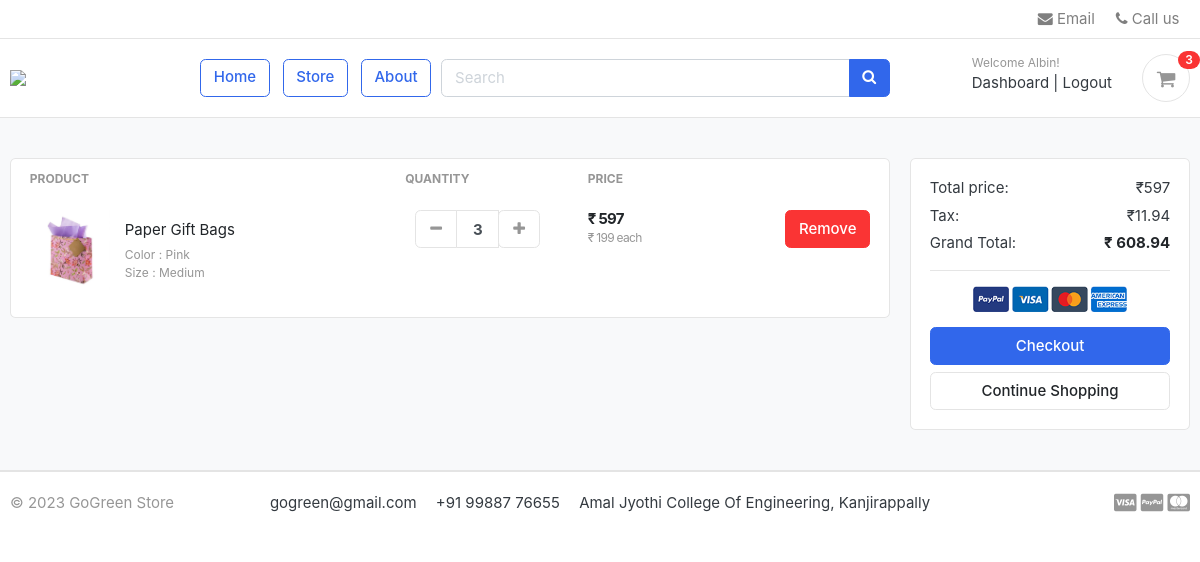
The page /cart/ (signed in) on the database its author committed.
### accounts/models.py (models this page shows, shortened)
class Account(PermissionsMixin,AbstractBaseUser):
    first_name = models.CharField(max_length=50)
    last_name = models.CharField(max_length=50)
    username = models.CharField(max_length=50, unique=True)
    email = models.EmailField(max_length=50, unique=True)
    phone_number = models.CharField(max_length=50)
    date_joined = models.DateTimeField(auto_now_add=True)
    last_login = models.DateTimeField(auto_now_add=True)
    is_admin = models.BooleanField(default=False)
    is_staff = models.BooleanField(default=False)
    is_seller = models.BooleanField(default=False)
    is_active = models.BooleanField(default=False)
    is_superadmin = models.BooleanField(default=False)
    is_superuser = models.BooleanField(default=False)
    USERNAME_FIELD = 'email'
    REQUIRED_FIELDS = ['username', 'first_name', 'last_name']
    objects = MyAccountManager()

### carts/models.py (models this page shows, shortened)
class CartItem(models.Model):
    user = models.ForeignKey(Account, on_delete=models.CASCADE, null=True)
    product = models.ForeignKey(Product, on_delete=models.CASCADE)
    variations = models.ManyToManyField(Variation, blank=True)
    cart = models.ForeignKey(Cart, on_delete=models.CASCADE, null=True)
    quantity = models.IntegerField()
    is_active = models.BooleanField(default=True)
    def sub_total(self):
        return self.product.price * self.quantity

### store/models.py (models this page shows, shortened)
class Product(models.Model):
    product_name    = models.CharField(max_length=200, unique=True)
    slug            = models.SlugField(max_length=200, unique=True,null=True)
    description     = models.TextField(max_length=500, blank=True)
    price           = models.IntegerField()
    images          = models.ImageField(upload_to='photos/products')
    stock           = models.IntegerField()
    is_available    = models.BooleanField(default=True)
    category        = models.ForeignKey(Category, on_delete=models.CASCADE)
    created_date    = models.DateTimeField(auto_now_add=True)
    modified_date   = models.DateTimeField(auto_now=True)
    seller_id = models.IntegerField(blank=True,null=True)
    def get_url(self):
        return reverse('product_detail', args=[self.category.slug, self.slug])

class Variation(models.Model):
    product = models.ForeignKey(Product, on_delete=models.CASCADE)
    variation_category = models.CharField(max_length=100, choices=variation_category_choice)
    variation_value     = models.CharField(max_length=100)
    is_active           = models.BooleanField(default=True)
    created_date        = models.DateTimeField(auto_now=True)
    objects = VariationManager()

### carts/views.py (the view)
# urls.py: path('cart/', include('carts.urls')),
def cart(request, total=0, quantity=0, cart_items=None):
    auto_search = Product.objects.all()
    try:
        tax = 0
        grand_total = 0
        if request.user.is_authenticated:
            cart_items = CartItem.objects.filter(user=request.user, is_active=True)
        else:
            cart = Cart.objects.get(cart_id=_cart_id(request))
            cart_items = CartItem.objects.filter(cart=cart, is_active=True)
        for cart_item in cart_items:
            total += (cart_item.product.price * cart_item.quantity)
            quantity += cart_item.quantity
        tax = (2 * total) / 100
        grand_total = total + tax
    except ObjectDoesNotExist:
        pass  # just ignore
    context = {'total': total, 'quantity': quantity, 'cart_items': cart_items, 'tax': tax, 'grand_total': grand_total,
               'auto_search': auto_search}
    return render(request, 'store/cart.html', context)

### carts/context_processors.py (called while the page is built)
def counter(request):
    cart_count = 0
    if 'admin' in request.path:
        return {}
    else:
        try:
            cart = Cart.objects.filter(cart_id=_cart_id(request))
            if request.user.is_authenticated:
                cart_items = CartItem.objects.all().filter(user=request.user)
            else:
                cart_items = CartItem.objects.all().filter(cart=cart[:1])
            for cart_item in cart_items:
                cart_count += cart_item.quantity
        except Cart.DoesNotExist:
            cart_count = 0
    return dict(cart_count=cart_count)

### carts/views.py (called while the page is built)
def _cart_id(request):
    cart = request.session.session_key
    if not cart:
        cart = request.session.create()
    return cart

### category/context_processors.py (called while the page is built)
def menu_links(request):
    links = Category.objects.all()
    return dict(links=links)

### templates/store/cart.html (shortened to what this page needs)
{% extends 'base.html' %}
{% load static %}
{% block content %}
    <section class="section-content padding-y bg">
<div class="container">
{% if not cart_items %}
<h2 class="text-center">Your Shopping Cart is Empty</h2>
	<br>
	<div class="text-center">
		<a href="{% url 'store' %}" class="btn btn-primary">Continue Shopping</a>
	</div>
{% else %}
<div class="row">
	<aside class="col-lg-9">
<div class="card">
<table class="table table-borderless table-shopping-cart">
<thead class="text-muted">
<tr class="small text-uppercase">
  <th scope="col">Product</th>
  <th scope="col" width="120">Quantity</th>
  <th scope="col" width="120">Price</th>
  <th scope="col" class="text-right" width="200"> </th>
</tr>
</thead>
<tbody>
{% for cart_item in cart_items %}
<tr>
	<td>
		<figure class="itemside align-items-center">
			<div class="aside"><img src="{{ cart_item.product.images.url }}" class="img-sm"></div>
			<figcaption class="info">
				<a href="{{ cart_item.product.get_url }}" class="title text-dark">{{ cart_item.product.product_name }}</a>
				<p class="text-muted small">
                    {% if cart_item.variations.all %}
						{% for item in cart_item.variations.all %}
							{{ item.variation_category | capfirst }} : {{ item.variation_value | capfirst }} <br>
						{% endfor %}
					{% endif %}
                </p>
			</figcaption>
		</figure>
	</td>
	<td>
        <div class="col">
            <div class="input-group input-spinner">
                <div class="input-group-prepend">
                    <a href="{% url 'remove_cart' cart_item.product.id cart_item.id %}" class="btn btn-light" type="button">
                        <i class="fa fa-minus"></i>
                    </a>
                </div>
                <input type="text" class="form-control" value="{{ cart_item.quantity }}" id="quantity-input">
                <div class="input-group-append">
                    {% if cart_item.product.stock > cart_item.quantity %}
                        <form action="{% url 'add_cart' cart_item.product.id %}" method="POST">
                            <button class="btn btn-light" type="submit" id="button-minus">
                                <i class="fa fa-plus"></i>
                            </button>
                        </form>
                    {% endif %}
                </div>
            </div>
        </div>
	<td>
		<div class="price-wrap">
			<var class="price">₹ {{ cart_item.sub_total }}</var>
			<small class="text-muted"> ₹ {{ cart_item.product.price }} each </small>
		</div>
	</td>
	<td class="text-right">
	<a href="{% url 'remove_cart_item' cart_item.product.id cart_item.id %}" onclick="return confirm('Are you sure to remove cartt item?')" class="btn btn-danger"> Remove</a>
	</td>
</tr>
{% endfor %}
</tbody>
</table>
</div>
	</aside>
	<aside class="col-lg-3">
		<div class="card">
		<div class="card-body">
			<dl class="dlist-align">
			  <dt>Total price:</dt>
			  <dd class="text-right">₹{{ total }}</dd>
			</dl>
			<dl class="dlist-align">
			  <dt>Tax:</dt>
			  <dd class="text-right"> ₹{{ tax }}</dd>
			</dl>
			<dl class="dlist-align">
			  <dt>Grand Total:</dt>
			  <dd class="text-right text-dark b"><strong>₹ {{ grand_total }}</strong></dd>
			</dl>
			<hr>
			<p class="text-center mb-3">
				<img src="{% static './images/misc/payments.png' %}" height="26">
			</p>
			<a href="{% url 'checkout' %}" class="btn btn-primary btn-block"> Checkout </a>
			<a href="{% url 'store' %}" class="btn btn-light btn-block">Continue Shopping</a>
		</div>
		</div>
</aside>
</div>
{% endif %}
</div>
</section>
{% endblock %}

### templates/includes/navbar.html (shortened to what this page needs)
{% load static %}
<header class="section-header">
    <nav class="navbar p-md-0 navbar-expand-sm navbar-light border-bottom">
        <div class="container">
            <div class="collapse navbar-collapse" id="navbarTop4">
                <ul class="navbar-nav">
                    <li><a href="mailto:projectag28@gmail.com" class="nav-link"> <i class="fa fa-envelope"></i> Email
                    </a></li>
                    <li><a href="tel:+918592075669" class="nav-link"> <i class="fa fa-phone"></i> Call us </a></li>
                </ul>
            </div>
        </div>
    </nav>
    <section class="header-main border-bottom">
        <div class="container">
            <div class="row align-items-center">
                <div class="col-lg-2 col-md-3 col-6">
                    <a href="{% url 'home' %}" class="brand-wrap">
                        <img class="logo" src="{% static './images/logo11.png' %}">
                    </a>
                </div>
                <a href="{% url 'home' %}" class="btn btn-outline-primary">Home</a>
                <a href="{% url 'store' %}" class="btn btn-outline-primary">Store</a>
                <a href="{% url 'about' %}" class="btn btn-outline-primary">About</a>
                 <div class="col-lg  col-md-6 col-sm-12 col">
                    <form action="{% url 'search' %}" class="search" method='GET'>
                        <div class="input-group w-70">
                            <input type="text" class="form-control" style="width:60%;" placeholder="Search"
                                   name="keyword" id="tags" required>
                            <div class="input-group-append">
                                <button class="btn btn-primary" type="submit">
                                    <i class="fa fa-search"></i>
                                </button>
                            </div>
                        </div>
                    </form>
                </div>
                <div class="col-lg-3 col-sm-6 col-8 order-2 order-lg-3">
                    <div class="d-flex justify-content-end mb-3 mb-lg-0">
                        {% if user.id is None %}
                            <div class="widget-header">
                                <small class="title text-muted">Welcome guest!</small>
                                <div>
                                    <a href="{% url 'login' %}">Sign in</a> <span class="dark-transp"> | </span>
                                    <a href="{% url 'register' %}"> Register</a>
                                </div>
                            </div>
                        {% else %}
                            <div class="widget-header">
                                <small class="title text-muted">Welcome {{ user.first_name }}!</small>
                                <div>
                                    <a href="{% url 'dashboard' %}">Dashboard</a> <span class="dark-transp"> | </span>
                                    <a href="{% url 'logout' %}"> Logout</a>
                                </div>
                            </div>
                        {% endif %}
                        <a href="{% url 'cart' %}" class="widget-header pl-3 ml-3">
                            <div class="icon icon-sm rounded-circle border"><i class="fa fa-shopping-cart"></i></div>
                            <span class="badge badge-pill badge-danger notify">{{ cart_count }}</span>
                        </a>
                    </div>
                </div>
            </div>
        </div>
    </section>
</header>

### static/css/ui.css (style rules this page uses)
html { font-family: "Inter", sans-serif; font-size: 15px; }
.price-wrap { letter-spacing: -0.7px; }
.icon-xs, .icon-sm, .icon-md, .icon-lg { display: inline-block; text-align: center; flex-shrink: 0; flex-grow: 0; }
.icon-sm { width: 48px; height: 48px; line-height: 48px !important; font-size: 20px; }
.img-xs, .img-sm, .img-md, .img-lg { -o-object-fit: cover; object-fit: cover; flex-shrink: 0; flex-grow: 0; }
.img-sm { width: 80px; height: 80px; }
.padding-y { padding-top: 40px; padding-bottom: 40px; }
var { font-style: normal; }
figure { margin-bottom: 0; }
.bg { background-color: #f8f9fa; }
.b { font-weight: 600; }
p:last-child { margin-bottom: 0; }
.header-main { position: relative; padding-top: 1rem; padding-bottom: 1rem; }
.brand-wrap .logo, .navbar-brand .logo { margin-right: 7px; max-height: 42px; display: inline-block; }
.widget-header { display: inline-block; vertical-align: middle; position: relative; }
.widget-header a { color: #343a40; }
.widget-header i { color: #969696; }
.widget-header .title { display: block; }
.widget-header .notify { position: absolute; top: -3px; right: -10px; }
.btn-light { background-color: #fff; border-color: #e4e4e4; }
.btn-light i { color: #969696; }
.itemside { position: relative; display: flex; width: 100%; }
.itemside .aside { position: relative; flex-shrink: 0; }
.itemside .info { padding-left: 15px; padding-right: 7px; }
.itemside p { margin-bottom: 0; }
.itemside .title { display: block; margin-bottom: 5px; color: #212529; }
[class*=dlist-] { margin-bottom: 5px; }
[class*=dlist-] dd { margin-bottom: 0; }
.dlist-align { display: flex; }
.dlist-align dt { width: 150px; word-wrap: break-word; font-weight: normal; }
.dlist-align dd { flex-grow: 1; }
.notify { position: absolute; top: -4px; right: -10px; display: inline-block; padding: 0.25em 0.6em; font-size: 12px; line-height: 1; text-align: center; border-radius: 3rem; color: #fff; background-color: #fa3434; }
.price { font-weight: 600; color: #212529; }
.input-spinner { width: 125px; flex-wrap: nowrap; display: inline-flex; vertical-align: middle; }
.input-spinner input.form-control { text-align: center; max-width: 46px; font-weight: bold; flex-basis: 46px; border-color: #e4e4e4; flex-grow: 0; }
.input-spinner .btn { width: 42px; text-align: center; padding-left: 0.5rem; padding-right: 0.5rem; }
.table-shopping-cart.table td, .table-shopping-cart.table th { padding-left: 1.25rem; padding-right: 1.25rem; }
.table-shopping-cart .price-wrap { line-height: 1.2; }
.table-shopping-cart .price { font-weight: bold; margin-right: 5px; display: block; }

### rows shown on the page
Account: first_name "Albin"
CartItem: product.images (picture), product.product_name "Paper Gift Bags", quantity "3", sub_total "597", product.price "199"
Variation: variation_category "Color", variation_value "Pink"
Variation: variation_category "Size", variation_value "Medium"

### other values the page prints
{{ cart_count }} "3"
{{ total }} "597"
{{ tax }} "11.94"
{{ grand_total }} "608.94"
